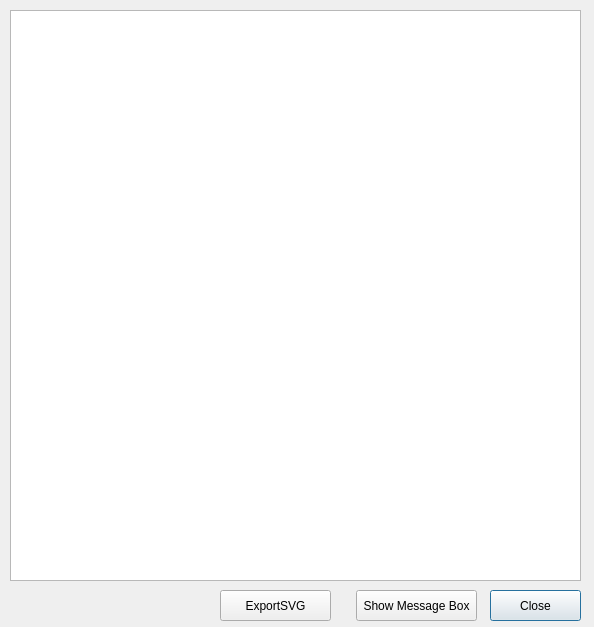
<?xml version="1.0" encoding="UTF-8"?>
<ui version="4.0">
 <class>Dialog</class>
 <widget class="QDialog" name="Dialog">
  <property name="geometry">
   <rect>
    <x>0</x>
    <y>0</y>
    <width>594</width>
    <height>627</height>
   </rect>
  </property>
  <property name="windowTitle">
   <string>Dialog</string>
  </property>
  <widget class="QTextEdit" name="textEdit">
   <property name="geometry">
    <rect>
     <x>10</x>
     <y>10</y>
     <width>571</width>
     <height>571</height>
    </rect>
   </property>
   <property name="html">
    <string>&lt;!DOCTYPE HTML PUBLIC &quot;-//W3C//DTD HTML 4.0//EN&quot; &quot;http://www.w3.org/TR/REC-html40/strict.dtd&quot;&gt;
&lt;html&gt;&lt;head&gt;&lt;meta name=&quot;qrichtext&quot; content=&quot;1&quot; /&gt;&lt;style type=&quot;text/css&quot;&gt;
p, li { white-space: pre-wrap; }
&lt;/style&gt;&lt;/head&gt;&lt;body style=&quot; font-family:'Ubuntu'; font-size:11pt; font-weight:400; font-style:normal;&quot;&gt;
&lt;p style=&quot;-qt-paragraph-type:empty; margin-top:0px; margin-bottom:0px; margin-left:0px; margin-right:0px; -qt-block-indent:0; text-indent:0px;&quot;&gt;&lt;/p&gt;&lt;/body&gt;&lt;/html&gt;</string>
   </property>
  </widget>
  <widget class="QPushButton" name="btnClose">
   <property name="geometry">
    <rect>
     <x>490</x>
     <y>590</y>
     <width>91</width>
     <height>31</height>
    </rect>
   </property>
   <property name="text">
    <string>Close</string>
   </property>
  </widget>
  <widget class="QPushButton" name="btnShowMsgBox">
   <property name="geometry">
    <rect>
     <x>356</x>
     <y>590</y>
     <width>121</width>
     <height>31</height>
    </rect>
   </property>
   <property name="text">
    <string>Show Message Box</string>
   </property>
  </widget>
  <widget class="QPushButton" name="pB_exportSVG">
   <property name="geometry">
    <rect>
     <x>220</x>
     <y>590</y>
     <width>111</width>
     <height>31</height>
    </rect>
   </property>
   <property name="text">
    <string>ExportSVG</string>
   </property>
  </widget>
 </widget>
 <resources/>
 <connections/>
</ui>
